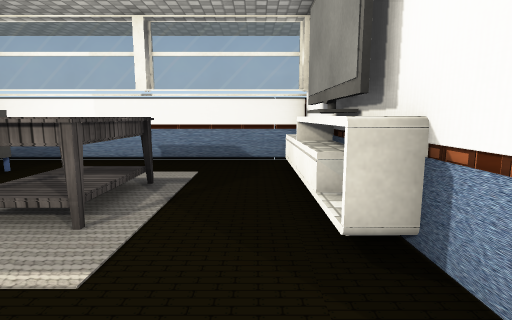
View 1 (above)

16 first-person views from a walk through a Unity game level. The camera is 1.2 m above the floor, tilts 8° down and sees 80° across. Doors are open. The floor is counted in squares, 1 m on a side. Each view is taken from the middle of a square. On the plan, view 1 faces up. The plan holds only what a view shows up to about 13 squares ahead; the rest is blank. The player character is not drawn. Some surface patterns are stand-ins.

View 2
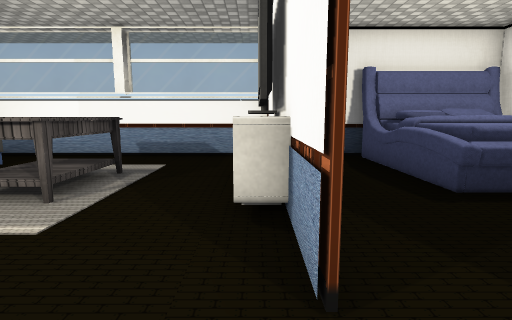

View 3
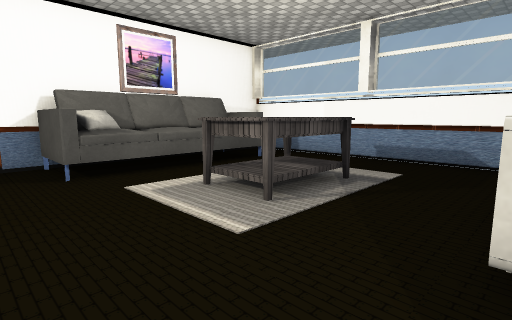

View 4
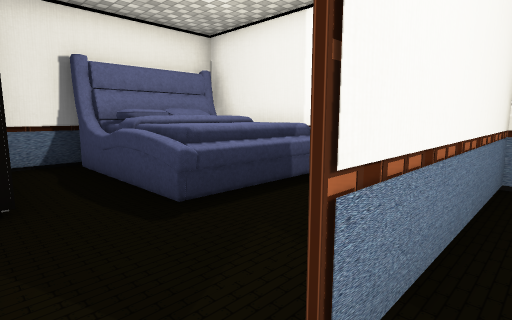

View 5
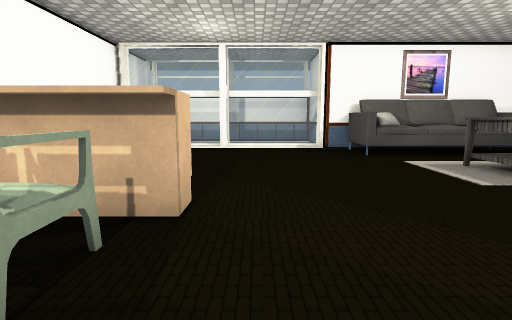

View 6
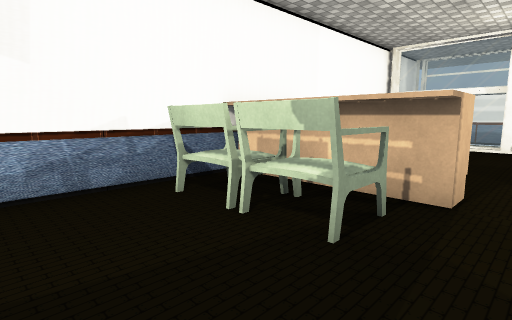

View 7
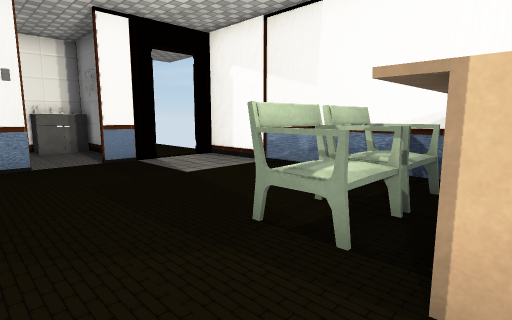

View 8
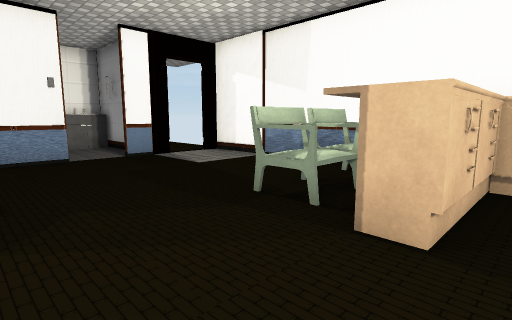

View 9
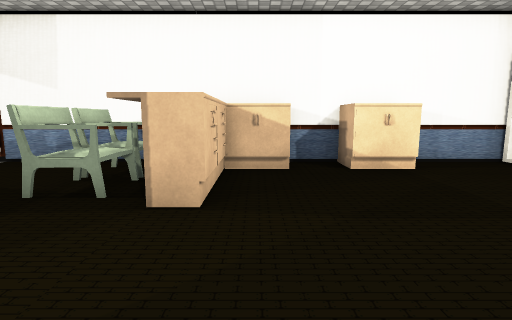

View 10
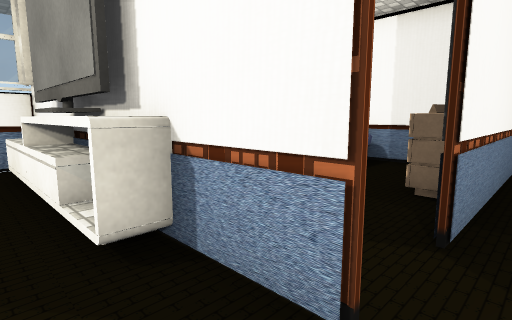

View 11
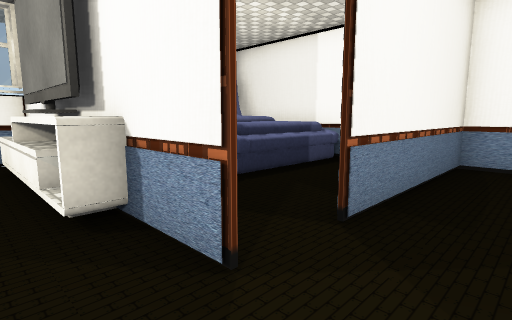

View 12
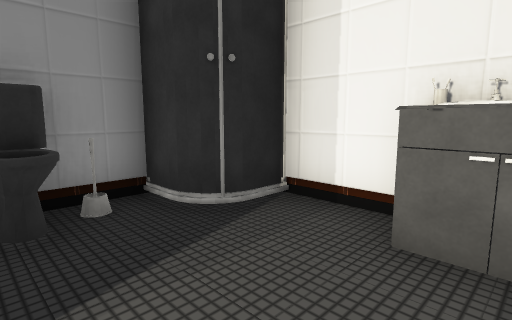

View 13
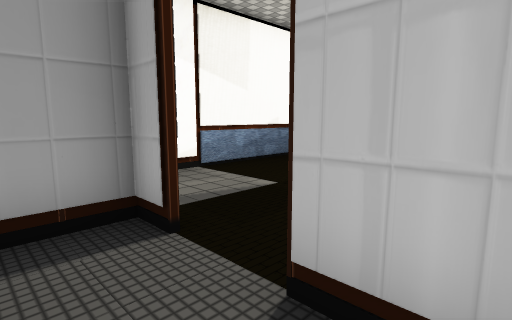

View 14
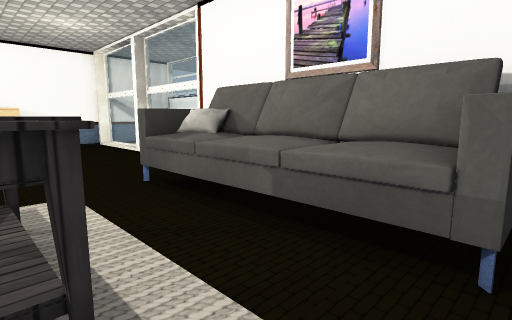

View 15
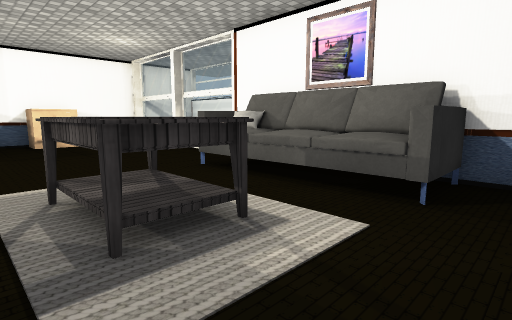

View 16
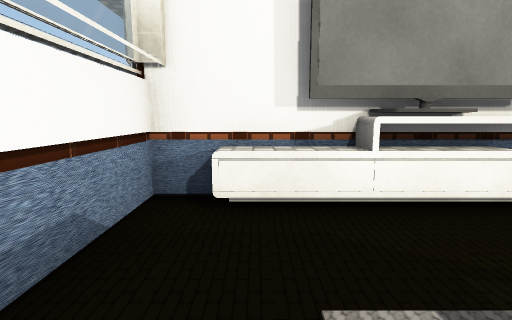

### Floor plan
Key: @ floor where view 1 was taken; # wall or solid block; . floor; D open door; = window, fence, low wall or low ledge; ^ raised ledge; S sofa; T TV; A table; B bed; I toilet; H shower; O other object.
Columns run from 9 left of view 1 to 13 right of it. Each row starts with its distance up from view 1.
  9   ############
  8  #  ... .  # BBBBB
  7  #SS..... OO BBBBB
  6  #SS..  ..T# BBBBB
  5   SS..AA..T# BBBBB
  4   SS..AA..T  BBBBB#
  3   SS..AA..O.   .  #
  2  #SS......#.....  #
  1 ## .......#DD#OOO####
  0  = ......@.....  #IIH
 -1  =.............  #...H#
 -2  =.............. #....#
 -3  =.......^^......DD..O#
 -4  = ......^OO...  #...O#
 -5  = ....  ^OO.....D#####
 -6  = ..^..^^OO.....D..
 -7  ####^##^^^#######

Positions as (right, up) in squares from view 1, and headings:
1: (0, 0), facing up
2: (1, -1), facing up
3: (1, 0), facing up-left
4: (2, 0), facing up-right
5: (4, -2), facing left
6: (5, -2), facing down-left
7: (0, -1), facing down-right
8: (-1, 0), facing down-right
9: (-1, 1), facing down
10: (0, 0), facing up-right
11: (0, -1), facing up-right
12: (9, -4), facing up-right
13: (10, -1), facing down-left
14: (-3, 7), facing down-left
15: (-1, 8), facing down-left
16: (-3, 7), facing right
